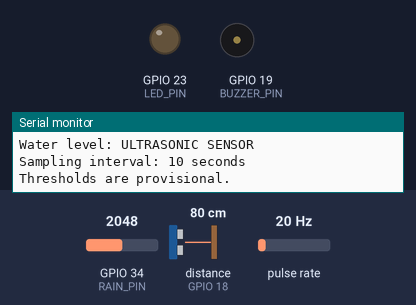
This sketch was run on a simulated ESP32. Parts: output pins drawn as LEDs (lit = HIGH), buzzer (waves = sounding, pin HIGH), the last lines printed to the serial monitor. Wiring (inferred from the names in the program): pulse sensor: data GPIO 27. The inputs (shaded band) are chosen by the test bench; at power-on: distance to the obstacle (sensor on GPIO 18) 80 cm, GPIO 34 (RAIN_PIN) = 2048, pulse rate 20 Hz. The echo pulse lasts 58.3 µs per cm; pins used as bus, display or sensor lines are not drawn.

Above: at 1.2 s.
1.3 s: distance to the obstacle (sensor on GPIO 18) set to 70 cm
At 15.5 s:
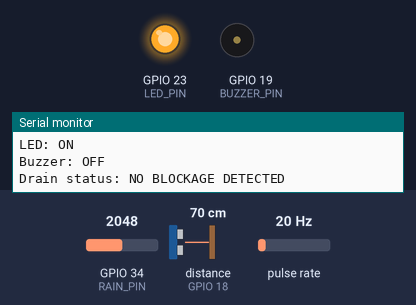
Timing chart, 0 to 17.0 s (numbered marks = the images above; inputs shaded):
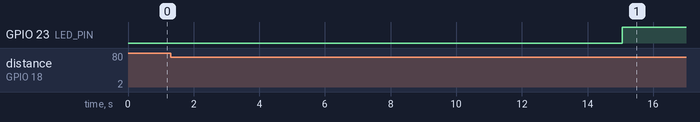

Measured:
- the behaviour switches between 76 and 75 cm on distance to the obstacle (sensor on GPIO 18) (found by bisection; images 0 and 1)
- after the input at 1.3 s, GPIO 23 (LED_PIN): LOW → HIGH after 13.8 s

The sketch:

Smart_Drainage_node_esp321.ino
```cpp
#define TRIG_PIN 5
#define ECHO_PIN 18
#define RAIN_PIN 34
#define FLOW_PIN 27
#define LED_PIN 23
#define BUZZER_PIN 19

// Water level comes from the ultrasonic sensor.
const bool USE_SIMULATED_WATER_LEVEL = false;

// Provisional system thresholds
const float DRAIN_DEPTH_CM = 150.0;
const float WATER_WARNING_CM = 75.0;
const float WATER_CRITICAL_CM = 50.0;

const float RAIN_WARNING_PCT = 30.0;
const float RAIN_CRITICAL_PCT = 70.0;

const float FLOW_NORMAL_LPM = 1.5;
const float FLOW_CRITICAL_LPM = 0.5;
const float BLOCKAGE_FLOW_LPM = 0.6;

// Provisional calibration from Mokxi flow testing
const float PULSES_PER_LITRE = 450.0;

// New fixed sampling interval
const unsigned long SAMPLE_INTERVAL_MS = 15000;

const int RAIN_STABILITY_LIMIT = 500;
const int ZERO_FLOW_WINDOWS_LIMIT = 3;

volatile unsigned long pulseCount = 0;
int zeroFlowWindows = 0;

void IRAM_ATTR countPulse() {
  pulseCount++;
}

// Convert calibrated ADC values into estimated rainfall percentage.
float calculateRainPct(int raw) {
  if (raw >= 4095) return 0.0;
  if (raw <= 1198) return 100.0;

  if (raw >= 2771)
    return (4095.0 - raw) * 25.0 / (4095.0 - 2771.0);

  if (raw >= 2033)
    return 25.0 + (2771.0 - raw) * 25.0 /
           (2771.0 - 2033.0);

  if (raw >= 1535)
    return 50.0 + (2033.0 - raw) * 25.0 /
           (2033.0 - 1535.0);

  return 75.0 + (1535.0 - raw) * 25.0 /
         (1535.0 - 1198.0);
}

// Detect large fluctuations in the analogue rain signal.
// This heuristic cannot detect every possible sensor fault.
bool rainReadingUnstable() {
  int minimum = 4095;
  int maximum = 0;

  for (int i = 0; i < 10; i++) {
    int reading = analogRead(RAIN_PIN);

    if (reading < minimum) minimum = reading;
    if (reading > maximum) maximum = reading;

    delay(5);
  }

  return (maximum - minimum) > RAIN_STABILITY_LIMIT;
}

float readUltrasonicDistanceCm() {
  digitalWrite(TRIG_PIN, LOW);
  delayMicroseconds(2);

  digitalWrite(TRIG_PIN, HIGH);
  delayMicroseconds(10);
  digitalWrite(TRIG_PIN, LOW);

  unsigned long duration = pulseIn(ECHO_PIN, HIGH, 30000);

  if (duration == 0) return -1.0;

  return duration * 0.0343 / 2.0;
}

void setup() {
  Serial.begin(115200);

  pinMode(TRIG_PIN, OUTPUT);
  pinMode(ECHO_PIN, INPUT);
  pinMode(RAIN_PIN, INPUT);
  pinMode(FLOW_PIN, INPUT_PULLUP);
  pinMode(LED_PIN, OUTPUT);
  pinMode(BUZZER_PIN, OUTPUT);

  attachInterrupt(
    digitalPinToInterrupt(FLOW_PIN),
    countPulse,
    FALLING
  );

  digitalWrite(TRIG_PIN, LOW);
  digitalWrite(LED_PIN, LOW);
  digitalWrite(BUZZER_PIN, LOW);

  Serial.println("SMART DRAINAGE MONITOR");
  Serial.println("Water level: ULTRASONIC SENSOR");
  Serial.println("Sampling interval: 10 seconds");
  Serial.println("Thresholds are provisional.");
}

void loop() {
  // Collect flow pulses throughout the fixed sampling window.
  delay(SAMPLE_INTERVAL_MS);

  // Read sensors after the sampling delay.
  float measuredDistance = readUltrasonicDistanceCm();

  int rainRaw = analogRead(RAIN_PIN);
  bool rainUnstable = rainReadingUnstable();
  bool rainValid = !rainUnstable;
  float rainPct = calculateRainPct(rainRaw);

  bool ultrasonicValid =
    measuredDistance >= 0 &&
    measuredDistance <= DRAIN_DEPTH_CM;

  // Select water-level source.
  float waterDistance = -1.0;
  bool waterValid;

  if (USE_SIMULATED_WATER_LEVEL) {
    waterValid = rainValid;

    if (waterValid) {
      waterDistance = DRAIN_DEPTH_CM - rainPct;
    }
  } else {
    waterDistance = measuredDistance;
    waterValid = ultrasonicValid;
  }

  // Snapshot and reset pulse counter safely.
  noInterrupts();
  unsigned long pulses = pulseCount;
  pulseCount = 0;
  interrupts();

  // Estimate flow over the nominal 10-second sampling window.
  // The formula accounts for the actual loop duration.
  const float elapsedMs = (float)SAMPLE_INTERVAL_MS;
  float flowLpm =
    (pulses * 60000.0) /
    (PULSES_PER_LITRE * elapsedMs);

  // Track consecutive near-zero flow windows.
  if (flowLpm < 0.05) {
    zeroFlowWindows++;
  } else {
    zeroFlowWindows = 0;
  }

  // Suspected missing flow signal is not proof of sensor failure.
  bool suspectMissingFlow =
    zeroFlowWindows >= ZERO_FLOW_WINDOWS_LIMIT &&
    waterValid &&
    waterDistance < WATER_WARNING_CM;

  // Water-level classification.
  const char* waterStatus;

  if (!waterValid) {
    waterStatus = "UNAVAILABLE - SENSOR/MODEL FAULT";
  } else if (waterDistance <= WATER_CRITICAL_CM) {
    waterStatus = "CRITICAL";
  } else if (waterDistance < WATER_WARNING_CM) {
    waterStatus = "WARNING";
  } else {
    waterStatus = "NORMAL";
  }

  // Rain classification.
  const char* rainStatus;

  if (!rainValid) {
    rainStatus = "SENSOR FAULT / UNSTABLE";
  } else if (rainPct > RAIN_CRITICAL_PCT) {
    rainStatus = "CRITICAL";
  } else if (rainPct > RAIN_WARNING_PCT) {
    rainStatus = "WARNING";
  } else {
    rainStatus = "NORMAL";
  }

  // Flow classification.
  const char* flowStatus;

  if (suspectMissingFlow) {
    flowStatus = "SUSPECTED NO FLOW / SENSOR FAULT";
  } else if (flowLpm < FLOW_CRITICAL_LPM) {
    flowStatus = "CRITICAL - VERY LOW FLOW";
  } else if (flowLpm < FLOW_NORMAL_LPM) {
    flowStatus = "WARNING";
  } else {
    flowStatus = "NORMAL";
  }

  // Blockage requires elevated water and low measured flow.
  bool possibleBlockage =
    waterValid &&
    waterDistance < WATER_WARNING_CM &&
    flowLpm < BLOCKAGE_FLOW_LPM;

  bool waterWarning =
    waterValid &&
    waterDistance < WATER_WARNING_CM;

  bool waterCritical =
    waterValid &&
    waterDistance <= WATER_CRITICAL_CM;

  // Fault warnings are distinct from confirmed flood alerts.
  bool ledOn = waterWarning || !waterValid;
  bool buzzerOn = waterCritical || !waterValid;

  digitalWrite(LED_PIN, ledOn ? HIGH : LOW);
  digitalWrite(BUZZER_PIN, buzzerOn ? HIGH : LOW);

  // Serial report.
  Serial.println("\n--- DRAIN MONITOR ---");

  Serial.print("Water-level mode: ");
  Serial.println(USE_SIMULATED_WATER_LEVEL
                 ? "SIMULATED FROM RAIN"
                 : "ULTRASONIC SENSOR");

  if (USE_SIMULATED_WATER_LEVEL) {
    Serial.print("Ultrasonic diagnostic: ");
    Serial.println(ultrasonicValid
                   ? "READING AVAILABLE (NOT USED FOR WATER LEVEL)"
                   : "SENSOR FAULT / NOT USED FOR WATER LEVEL");
  }

  Serial.print("Water distance: ");

  if (waterValid) {
    Serial.print(waterDistance, 1);
    Serial.println(" cm");
  } else {
    Serial.println("UNAVAILABLE");
  }

  Serial.print("Water status: ");
  Serial.println(waterStatus);

  Serial.print("Rainfall: ");

  if (rainValid) {
    Serial.print(rainPct, 1);
    Serial.println("%");
  } else {
    Serial.println("UNTRUSTED - DO NOT USE");
  }

  Serial.print("Rain status: ");
  Serial.println(rainStatus);

  Serial.print("Rain sensor quality: ");
  Serial.println(rainValid
                 ? "READING STABLE"
                 : "SUSPECT - UNSTABLE READING");

  Serial.print("Estimated flow: ");
  Serial.print(flowLpm, 2);
  Serial.println(" L/min");

  Serial.print("Flow status: ");
  Serial.println(flowStatus);

  Serial.print("Flow signal quality: ");
  Serial.println(suspectMissingFlow
                 ? "SUSPECT - NO FLOW SIGNAL"
                 : "NO FAULT CONFIRMED");

  Serial.print("LED: ");
  Serial.println(ledOn ? "ON" : "OFF");

  Serial.print("Buzzer: ");
  Serial.println(buzzerOn ? "ON" : "OFF");

  Serial.print("Drain status: ");

  if (!waterValid) {
    Serial.println("WATER LEVEL UNAVAILABLE - CHECK FAULT");
  } else if (possibleBlockage) {
    Serial.println("POSSIBLE BLOCKAGE");
  } else {
    Serial.println("NO BLOCKAGE DETECTED");
  }
}
```
